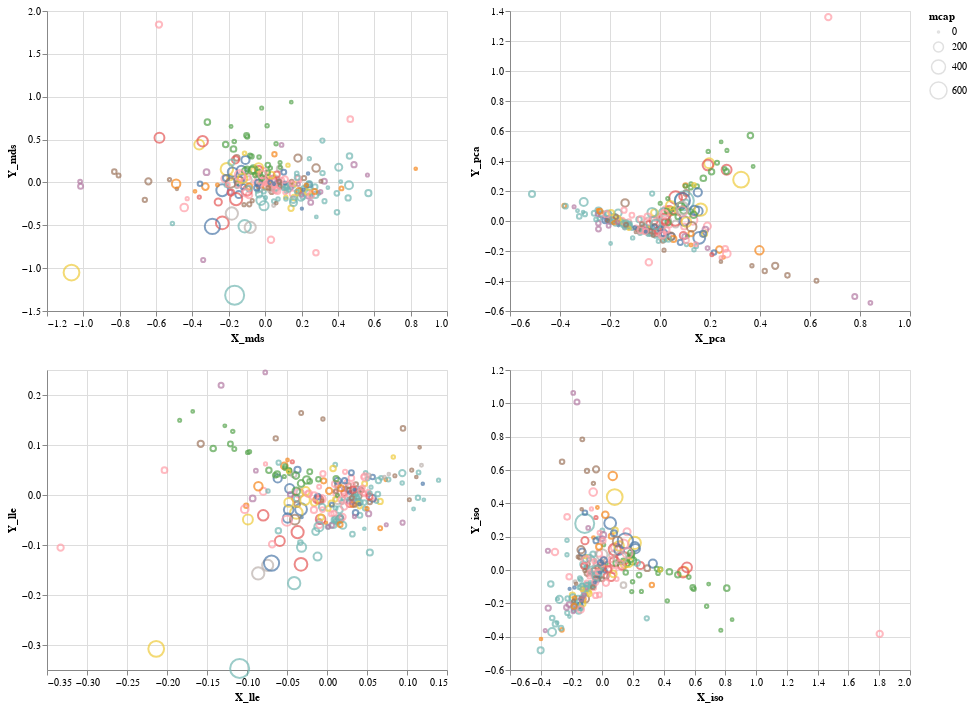

Source (notebook cell):
### Code cell
input_dropdown = alt.binding_select(options=list(np.unique(df_altair.sector.values)))
interval = alt.selection_interval(encodings=['x', 'y'])
selection = alt.selection_single(fields=['sector'], bind=input_dropdown, name='LOL')
color = alt.condition(selection,
                    alt.Color('sector:N', legend=None),
                    alt.value('lightgray'))

chart2 = alt.Chart(df_altair).mark_point().encode(
    color=color,
    tooltip='ticker:N',
    size='mcap'
).add_selection(
    selection
).add_selection(
    interval
)

(chart2.encode(x='X_mds', y='Y_mds') | chart2.encode(x='X_pca', y='Y_pca')) &\
(chart2.encode(x='X_lle', y='Y_lle') | chart2.encode(x='X_iso', y='Y_iso'))

### Figure 1 — Vega-Lite specification as saved in the notebook (floating-point values rounded to 4 significant figures; data arrays with more than 128 entries replaced by an {"elided": "..."} marker saying what was removed)
{"$schema": "https://vega.github.io/schema/vega-lite/v3.4.0.json", "config": {"mark": {"tooltip": null}, "view": {"height": 300, "width": 400}}, "data": {"name": "data-f8d06242b8d10d7b317c2171ae7110fb"}, "datasets": {"data-f8d06242b8d10d7b317c2171ae7110fb": {"elided": "246 records"}}, "vconcat": [{"hconcat": [{"encoding": {"color": {"condition": {"field": "sector", "legend": null, "selection": "LOL", "type": "nominal"}, "value": "lightgray"}, "size": {"field": "mcap", "type": "quantitative"}, "tooltip": {"field": "ticker", "type": "nominal"}, "x": {"field": "X_mds", "type": "quantitative"}, "y": {"field": "Y_mds", "type": "quantitative"}}, "mark": "point", "selection": {"LOL": {"bind": {"input": "select", "options": ["Communication services", "Consumer discretionary", "Consumer staples", "Energy", "Equity certificates", "Financials", "Health care", "Industrials", "Information technology", "Materials", "Real estate", "Utilities"]}, "fields": ["sector"], "type": "single"}, "selector001": {"encodings": ["x", "y"], "type": "interval"}}}, {"encoding": {"color": {"condition": {"field": "sector", "legend": null, "selection": "LOL", "type": "nominal"}, "value": "lightgray"}, "size": {"field": "mcap", "type": "quantitative"}, "tooltip": {"field": "ticker", "type": "nominal"}, "x": {"field": "X_pca", "type": "quantitative"}, "y": {"field": "Y_pca", "type": "quantitative"}}, "mark": "point", "selection": {"LOL": {"bind": {"input": "select", "options": ["Communication services", "Consumer discretionary", "Consumer staples", "Energy", "Equity certificates", "Financials", "Health care", "Industrials", "Information technology", "Materials", "Real estate", "Utilities"]}, "fields": ["sector"], "type": "single"}, "selector001": {"encodings": ["x", "y"], "type": "interval"}}}]}, {"hconcat": [{"encoding": {"color": {"condition": {"field": "sector", "legend": null, "selection": "LOL", "type": "nominal"}, "value": "lightgray"}, "size": {"field": "mcap", "type": "quantitative"}, "tooltip": {"field": "ticker", "type": "nominal"}, "x": {"field": "X_lle", "type": "quantitative"}, "y": {"field": "Y_lle", "type": "quantitative"}}, "mark": "point", "selection": {"LOL": {"bind": {"input": "select", "options": ["Communication services", "Consumer discretionary", "Consumer staples", "Energy", "Equity certificates", "Financials", "Health care", "Industrials", "Information technology", "Materials", "Real estate", "Utilities"]}, "fields": ["sector"], "type": "single"}, "selector001": {"encodings": ["x", "y"], "type": "interval"}}}, {"encoding": {"color": {"condition": {"field": "sector", "legend": null, "selection": "LOL", "type": "nominal"}, "value": "lightgray"}, "size": {"field": "mcap", "type": "quantitative"}, "tooltip": {"field": "ticker", "type": "nominal"}, "x": {"field": "X_iso", "type": "quantitative"}, "y": {"field": "Y_iso", "type": "quantitative"}}, "mark": "point", "selection": {"LOL": {"bind": {"input": "select", "options": ["Communication services", "Consumer discretionary", "Consumer staples", "Energy", "Equity certificates", "Financials", "Health care", "Industrials", "Information technology", "Materials", "Real estate", "Utilities"]}, "fields": ["sector"], "type": "single"}, "selector001": {"encodings": ["x", "y"], "type": "interval"}}}]}]}
